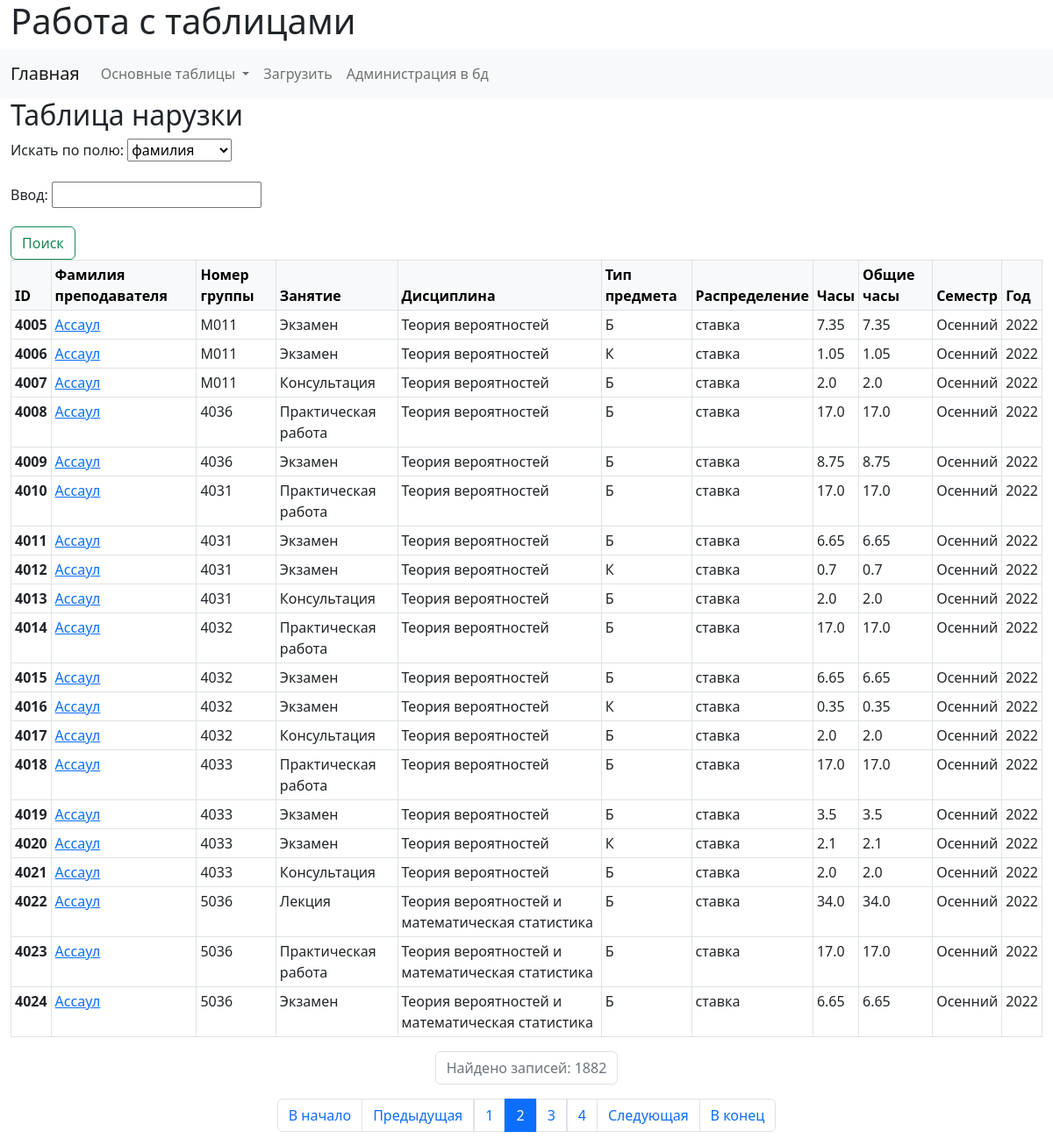
Page /tables/1/?page=2 on the committed database.
### workWithTables/models.py (models this page shows, shortened)
class WorkLoad(models.Model):
    teacher = models.ForeignKey(verbose_name="Преподаватель", to=Teacher, on_delete=models.SET_NULL, null=True, related_name="get_teachers")
    group_name = models.CharField(verbose_name="Номер группы", max_length=10)
    lesson = models.ForeignKey(verbose_name="Занятие", to=Lesson, on_delete=models.SET_NULL, null=True)
    study = models.ForeignKey(verbose_name="Дисциплина", to=Discipline, on_delete=models.SET_NULL, null=True)
    hours_type = models.CharField(verbose_name="Тип предмета", max_length=10)
    hours = models.CharField(verbose_name="Часы", max_length=10)
    hours_total = models.CharField(verbose_name="Общие часы", max_length=10)
    timing = models.CharField(verbose_name="Распределение", max_length=10, null=True)
    semester = models.CharField(verbose_name="Семестр", max_length=10)
    year = models.CharField(verbose_name="Год", max_length=4)
    class Meta:
        verbose_name = 'Нагрузка'
        verbose_name_plural = 'Таблица нагрузки'
        ordering = ['teacher']

class Teacher(models.Model):
    surname = models.CharField(verbose_name="Фамилия", max_length=50)
    name = models.CharField(verbose_name="Имя", max_length=50, null=True)
    second_name = models.CharField(verbose_name="Отчество", max_length=50, null=True)
    birthday_date = models.CharField(verbose_name="Дата рождения", max_length=15, null=True)
    birthday_place = models.CharField(verbose_name="Место рождения", max_length=255, null=True)
    registration_place = models.CharField(verbose_name="Адрес прописки", max_length=255, null=True)
    cur_place = models.CharField(verbose_name="Адрес проживания", max_length=255, null=True)
    phone_number = models.CharField(verbose_name="Номер телефона", max_length=14, null=True)
    passport = models.CharField(verbose_name="Паспорт", max_length=20, null=True)
    TIN = models.CharField(verbose_name="ИНН", max_length=20, null=True)
    INIPA = models.CharField(verbose_name="СНИЛС", max_length=20, null=True)
    job = models.CharField(verbose_name="Должность", max_length=20, null=True)
    academic_degree = models.ManyToManyField(verbose_name="Ученая степень", to=AcademicDegree, related_name='get_teacher')
    academic_rank = models.ManyToManyField(verbose_name="Ученое звание", to=AcademicRank, related_name='get_teacher')
    contract = models.OneToOneField(verbose_name="Номер договора", to=Contract, on_delete=models.SET_NULL, max_length=50, null=True, unique=True, related_name='get_teacher')
    fluor_date = models.CharField(verbose_name="Дата флюорографии", max_length=150, null=True)
    class Meta:
        verbose_name = 'Преподаватель'
        verbose_name_plural = 'Таблица преподавателей'
    def __str__(self):
        return str(self.surname)

class Lesson(models.Model):
    name = models.CharField(
        verbose_name="Наименование занятия",
        max_length=100,
        unique=True)
    class Meta:
        verbose_name = 'Занятие'
        verbose_name_plural = 'Таблица занятий'
    def __str__(self):
        return str(self.name)

class Discipline(models.Model):
    name = models.CharField(
        verbose_name="Наименование дисциплины",
        max_length=100,
        unique=True)
    class Meta:
        verbose_name = 'Дисциплина'
        verbose_name_plural = 'Таблица дисциплин'
    def __str__(self):
        return str(self.name)

### workWithTables/views.py (the view, shortened to what this page needs)
# urls.py: path('tables/1/', WorkLoadView.as_view(), name="workload_table"),
class WorkLoadView(View):
    form = WorkLoadSearchForm
    workLoad = WorkLoad
    template_name = 'workWithTables/tableW.html'
    def get(self, request, *args, **kwargs):
        work_load = self.workLoad.objects.all()
        paginator = Paginator(work_load, 20)
        page_number = request.GET.get('page', 1)
        page_obj = paginator.get_page(page_number)
        return render(request=request, template_name=self.template_name,
            context= {'form': self.form(), 'title': 'Таблица нарузки', 'page_obj': page_obj,})

### workWithTables/forms.py
class WorkLoadSearchForm(forms.Form):
    search_choice = forms.ChoiceField(choices=W_CHOICE_FIELD, label="Искать по ")
    search_input = forms.CharField(max_length=150, label="Ввод ")

### workWithTables/templates/workWithTables/tableW.html (shortened to what this page needs)
{% extends 'base.html' %}
{% block content_control %}
<h2>{{ title }}</h2>
<form class="gt-flex" role="search" method="post">
  <div class="mb-3">
    <label for="{{ form.search_choice.id_for_label }}" class="form-label">Искать по полю: </label>
    {{ form.search_choice }}
  </div>
  <div class="mb-3">
    <label for="{{ form.search_input.id_for_label }}" class="form-label">Ввод: </label>
    {{ form.search_input }}
  </div>
  <button class="btn btn-outline-success" type="submit">Поиск</button>
</form>
{% endblock %}
{% block content %}
<table class="table table-bordered table-response table-sm">
  <thead class="table-light">
      <tr>
          <th scope="col">ID</th>
          <th scope="col">Фамилия преподавателя</th>
          <th scope="col">Номер группы</th>
          <th scope="col">Занятие</th>
          <th scope="col">Дисциплина</th>
          <th scope="col">Тип предмета</th>
          <th scope="col">Распределение</th>
          <th scope="col">Часы</th>
          <th scope="col">Общие часы</th>
          <th scope="col">Семестр</th>
          <th scope="col">Год</th>
      </tr>
  </thead>
  {% for item in page_obj.object_list %}
  <tbody>
      <tr>
          <th scope="row">{{ item.id }}</th>
          <td><a href="{% url 'teacher_card' item.teacher.pk %}">{{item.teacher}}</a></td>
          <td>{{item.group_name}}</td>
          <td>{{item.lesson}}</td>
          <td>{{item.study}}</td>
          <td>{{item.hours_type}}</td>
          <td>{{item.timing}}</td>
          <td>{{item.hours}}</td>
          <td>{{item.hours_total}}</td>
          <td>{{item.semester}}</td>
          <td>{{item.year}}</td>
        </tr>
  </tbody>
  {% endfor %}
</table>
<nav aria-label="Page navigation example">
    <ul class="pagination justify-content-center">
        <li class="page-item">
            <a class="page-link disabled">Найдено записей: {{ page_obj.paginator.count }}</a>
        </li>
    </ul>
</nav>
{% endblock %}

### rows in the picture
WorkLoad: id "4005", teacher "Ассаул", group_name "М011", lesson "Экзамен", study "Теория вероятностей", hours_type "Б", timing "ставка", hours "7.35", hours_total "7.35", semester "Осенний", year "2022"
WorkLoad: id "4006", teacher "Ассаул", group_name "М011", lesson "Экзамен", study "Теория вероятностей", hours_type "К", timing "ставка", hours "1.05", hours_total "1.05", semester "Осенний", year "2022"
WorkLoad: id "4007", teacher "Ассаул", group_name "М011", lesson "Консультация", study "Теория вероятностей", hours_type "Б", timing "ставка", hours "2.0", hours_total "2.0", semester "Осенний", year "2022"
WorkLoad: id "4008", teacher "Ассаул", group_name "4036", lesson "Практическая работа", study "Теория вероятностей", hours_type "Б", timing "ставка", hours "17.0", hours_total "17.0", semester "Осенний", year "2022"
WorkLoad: id "4009", teacher "Ассаул", group_name "4036", lesson "Экзамен", study "Теория вероятностей", hours_type "Б", timing "ставка", hours "8.75", hours_total "8.75", semester "Осенний", year "2022"
WorkLoad: id "4010", teacher "Ассаул", group_name "4031", lesson "Практическая работа", study "Теория вероятностей", hours_type "Б", timing "ставка", hours "17.0", hours_total "17.0", semester "Осенний", year "2022"
WorkLoad: id "4011", teacher "Ассаул", group_name "4031", lesson "Экзамен", study "Теория вероятностей", hours_type "Б", timing "ставка", hours "6.65", hours_total "6.65", semester "Осенний", year "2022"
WorkLoad: id "4012", teacher "Ассаул", group_name "4031", lesson "Экзамен", study "Теория вероятностей", hours_type "К", timing "ставка", hours "0.7", hours_total "0.7", semester "Осенний", year "2022"
WorkLoad: id "4013", teacher "Ассаул", group_name "4031", lesson "Консультация", study "Теория вероятностей", hours_type "Б", timing "ставка", hours "2.0", hours_total "2.0", semester "Осенний", year "2022"
WorkLoad: id "4014", teacher "Ассаул", group_name "4032", lesson "Практическая работа", study "Теория вероятностей", hours_type "Б", timing "ставка", hours "17.0", hours_total "17.0", semester "Осенний", year "2022"
WorkLoad: id "4015", teacher "Ассаул", group_name "4032", lesson "Экзамен", study "Теория вероятностей", hours_type "Б", timing "ставка", hours "6.65", hours_total "6.65", semester "Осенний", year "2022"
WorkLoad: id "4016", teacher "Ассаул", group_name "4032", lesson "Экзамен", study "Теория вероятностей", hours_type "К", timing "ставка", hours "0.35", hours_total "0.35", semester "Осенний", year "2022"
WorkLoad: id "4017", teacher "Ассаул", group_name "4032", lesson "Консультация", study "Теория вероятностей", hours_type "Б", timing "ставка", hours "2.0", hours_total "2.0", semester "Осенний", year "2022"
WorkLoad: id "4018", teacher "Ассаул", group_name "4033", lesson "Практическая работа", study "Теория вероятностей", hours_type "Б", timing "ставка", hours "17.0", hours_total "17.0", semester "Осенний", year "2022"
WorkLoad: id "4019", teacher "Ассаул", group_name "4033", lesson "Экзамен", study "Теория вероятностей", hours_type "Б", timing "ставка", hours "3.5", hours_total "3.5", semester "Осенний", year "2022"
WorkLoad: id "4020", teacher "Ассаул", group_name "4033", lesson "Экзамен", study "Теория вероятностей", hours_type "К", timing "ставка", hours "2.1", hours_total "2.1", semester "Осенний", year "2022"
WorkLoad: id "4021", teacher "Ассаул", group_name "4033", lesson "Консультация", study "Теория вероятностей", hours_type "Б", timing "ставка", hours "2.0", hours_total "2.0", semester "Осенний", year "2022"
WorkLoad: id "4022", teacher "Ассаул", group_name "5036", lesson "Лекция", study "Теория вероятностей и математическая статистика", hours_type "Б", timing "ставка", hours "34.0", hours_total "34.0", semester "Осенний", year "2022"
WorkLoad: id "4023", teacher "Ассаул", group_name "5036", lesson "Практическая работа", study "Теория вероятностей и математическая статистика", hours_type "Б", timing "ставка", hours "17.0", hours_total "17.0", semester "Осенний", year "2022"
WorkLoad: id "4024", teacher "Ассаул", group_name "5036", lesson "Экзамен", study "Теория вероятностей и математическая статистика", hours_type "Б", timing "ставка", hours "6.65", hours_total "6.65", semester "Осенний", year "2022"

### other values in the picture
{{ title }} "Таблица нарузки"
{{ page_obj.paginator.count }} "1882"
{{ p }} "1" "3" "4"
{{ page_obj.number }} "2"
